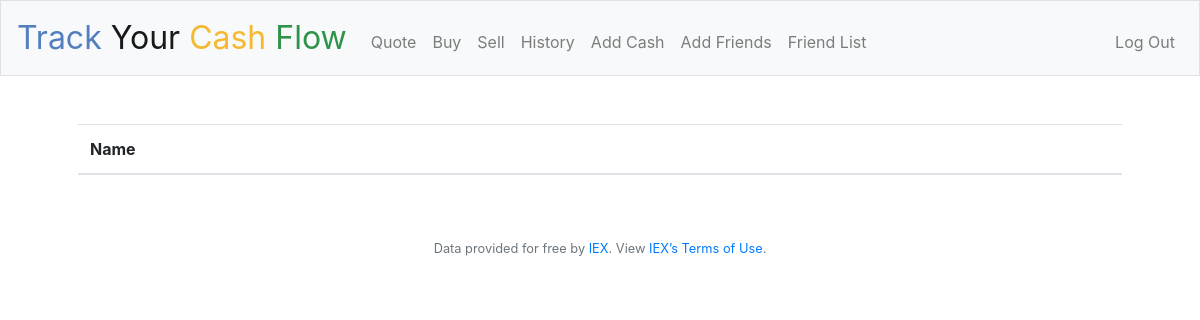
The app's page /friend_list (signed in), older data.
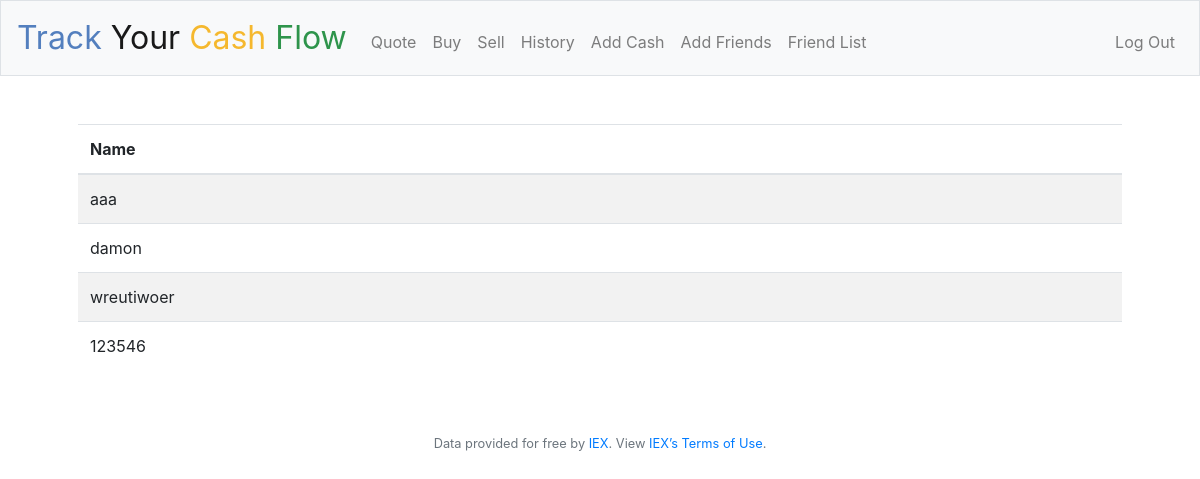
The same page, newer data.
### tables this page shows
CREATE TABLE friends (
id integer Primary Key,
user_id integer,
username text
);

### application.py (the view)
@app.route("/friend_list")
@login_required
def friend_list():
    friends = db.execute("""
        SELECT username
        FROM friends
        WHERE user_id =:user_id
    """, user_id=session["user_id"])
    return render_template("friend_list.html", friends=friends)

### application.py (called while the page is built)
@app.after_request
def after_request(response):
    response.headers["Cache-Control"] = "no-cache, no-store, must-revalidate"
    response.headers["Expires"] = 0
    response.headers["Pragma"] = "no-cache"
    return response

### helpers.py (called while the page is built)
def login_required(f):
    @wraps(f)
    def decorated_function(*args, **kwargs):
        if session.get("user_id") is None:
            return redirect("/login")
        return f(*args, **kwargs)
    return decorated_function
    """Look up quote for symbol."""
    try:
        api_key = os.environ.get("API_KEY")
        url = f"https://cloud-sse.iexapis.com/stable/stock/{urllib.parse.quote_plus(symbol)}/quote?token={api_key}"
        response = requests.get(url)
        response.raise_for_status()
    except requests.RequestException:
        return None
    try:
        quote = response.json()
        return {
            "name": quote["companyName"],
            "price": float(quote["latestPrice"]),
            "symbol": quote["symbol"]
        }
    except (KeyError, TypeError, ValueError):
        return None

### templates/friend_list.html (shortened to what this page needs)
{% extends "layout.html" %}
{% block main %}
    <table class="table table-striped">
        <thead>
            <tr>
                <th>Name</th>
             </tr>
        </thead>
        <tbody>
            {% for friend in friends %}
            <tr>
                <td>{{friend["username"]}}</td>
            </tr>
            {% endfor %}
        </tbody>
    </table>
{% endblock %}

### templates/layout.html (shortened to what this page needs)
<!DOCTYPE html>
<html lang="en">
    <head>
        <link rel="stylesheet" href="https://cdn.jsdelivr.net/npm/bootstrap@4.5.3/dist/css/bootstrap.min.css">
        <link href="/static/styles.css" rel="stylesheet">
    </head>
    <body>
        <nav class="navbar navbar-expand-md navbar-light bg-light border">
            <a class="navbar-brand" href="/"><span class="blue">Track </span><span class="Red">Your </span><span class="yellow">Cash </span><span class="green">Flow</span> </a>
            <div class="collapse navbar-collapse" id="navbar">
                {% if session.user_id %}
                    <ul class="navbar-nav mr-auto mt-2">
                        <li class="nav-item"><a class="nav-link" href="/quote">Quote</a></li>
                        <li class="nav-item"><a class="nav-link" href="/buy">Buy</a></li>
                        <li class="nav-item"><a class="nav-link" href="/sell">Sell</a></li>
                        <li class="nav-item"><a class="nav-link" href="/history">History</a></li>
                        <li class="nav-item"><a class="nav-link" href="/add_cash">Add Cash</a></li>
                        <li class="nav-item"><a class="nav-link" href="/add_friends">Add Friends</a></li>
                        <li class="nav-item"><a class="nav-link" href="/friend_list">Friend List</a></li>
                    </ul>
                    <ul class="navbar-nav ml-auto mt-2">
                        <li class="nav-item"><a class="nav-link" href="/logout">Log Out</a></li>
                    </ul>
                {% else %}
                    <ul class="navbar-nav ml-auto mt-2">
                        <li class="nav-item"><a class="nav-link" href="/register">Register</a></li>
                        <li class="nav-item"><a class="nav-link" href="/login">Log In</a></li>
                    </ul>
                {% endif %}
            </div>
        </nav>
        <main class="container p-5">
            {% block main %}{% endblock %}
        </main>
        <footer class="small text-center text-muted">
            Data provided for free by <a href="https://iextrading.com/developer">IEX</a>. View <a href="https://iextrading.com/api-exhibit-a/">IEX’s Terms of Use</a>.
        </footer>
    </body>
</html>

### static/styles.css (style rules this page uses)
nav .navbar-brand { font-size: xx-large; }
nav .navbar-brand .blue { color: #537fbe; }
nav .navbar-brand .yellow { color: #f5b82e; }
nav .navbar-brand .green { color: #2e944b; }
main { overflow-x: auto; text-align: center; }
main table { text-align: left; }

Row changes from the older to the newer data that the page shows:
added friends: username "aaa"
added friends: username "damon"
added friends: username "wreutiwoer"
added friends: username "123546"
